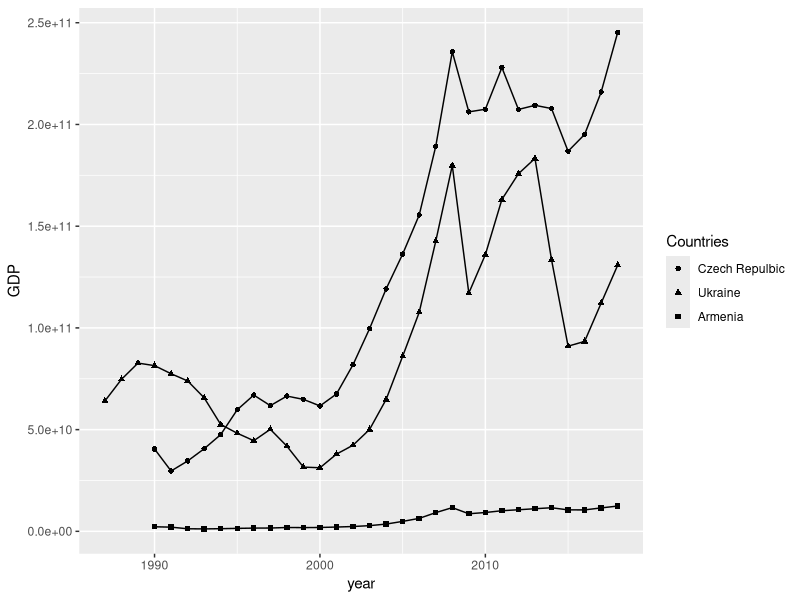
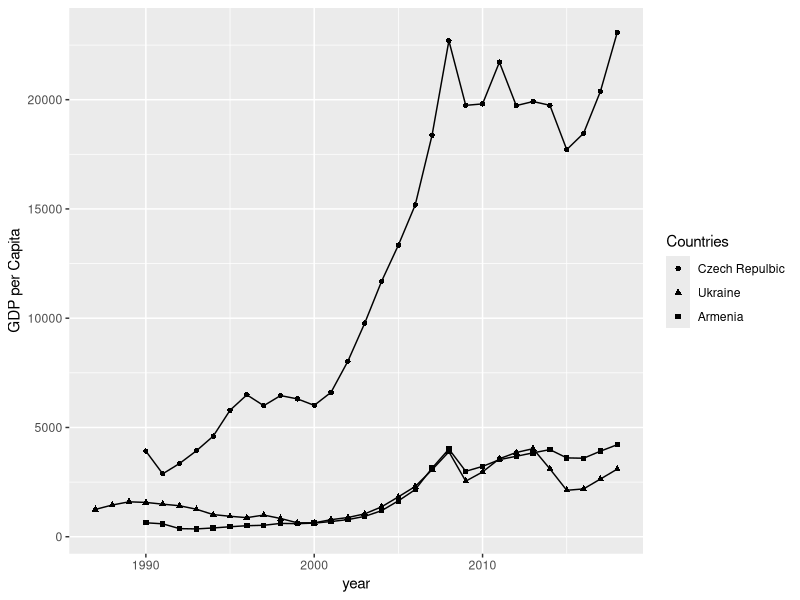
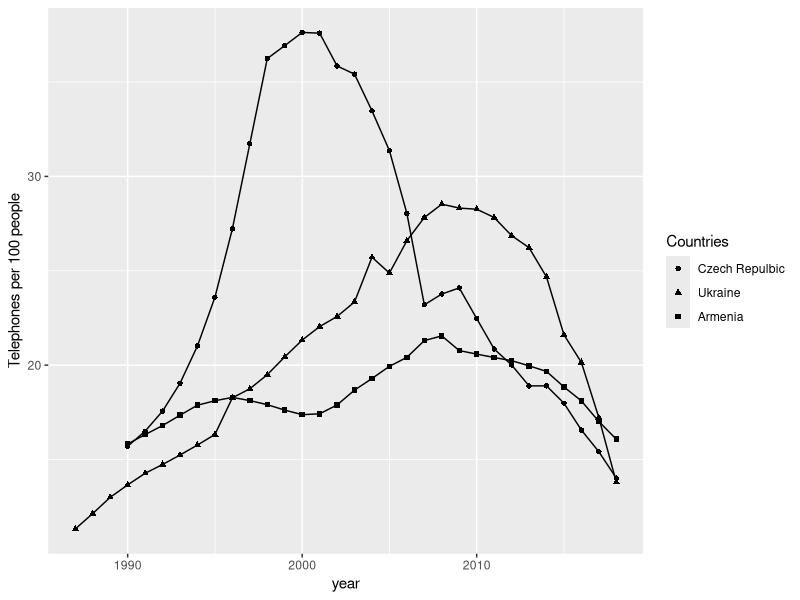
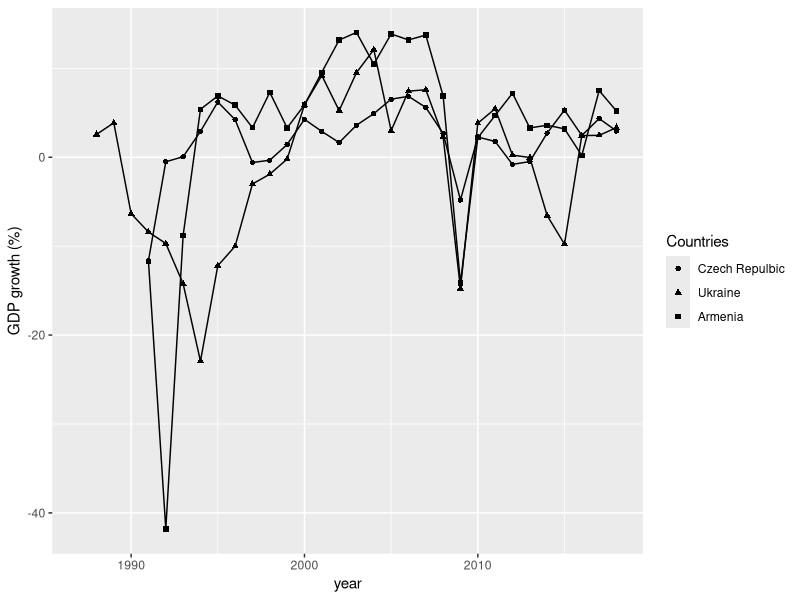
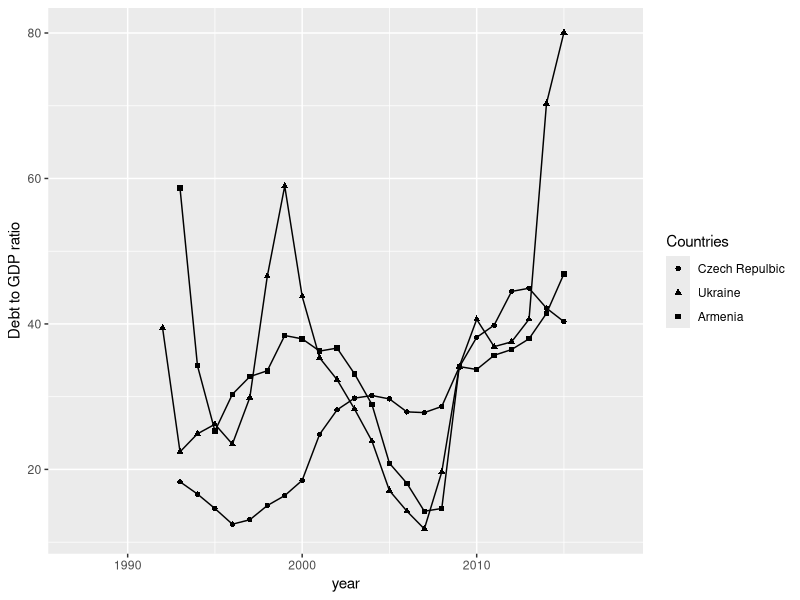
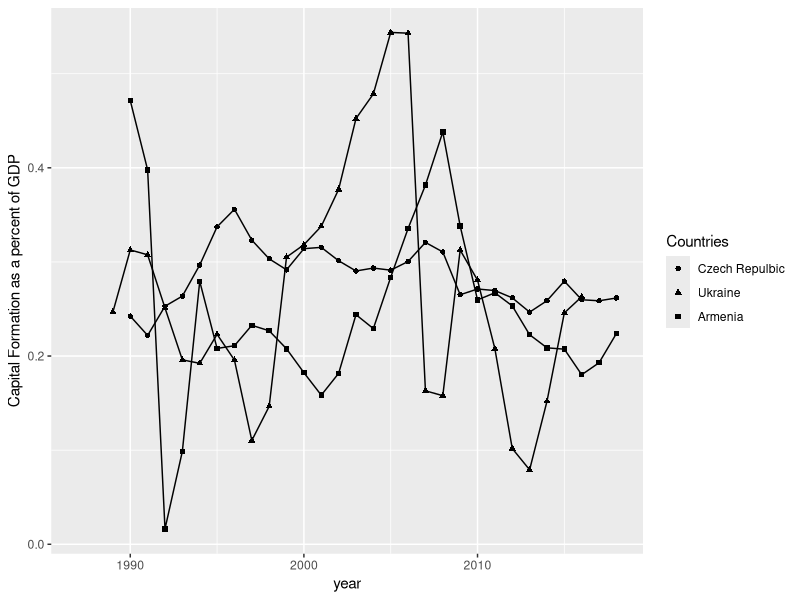
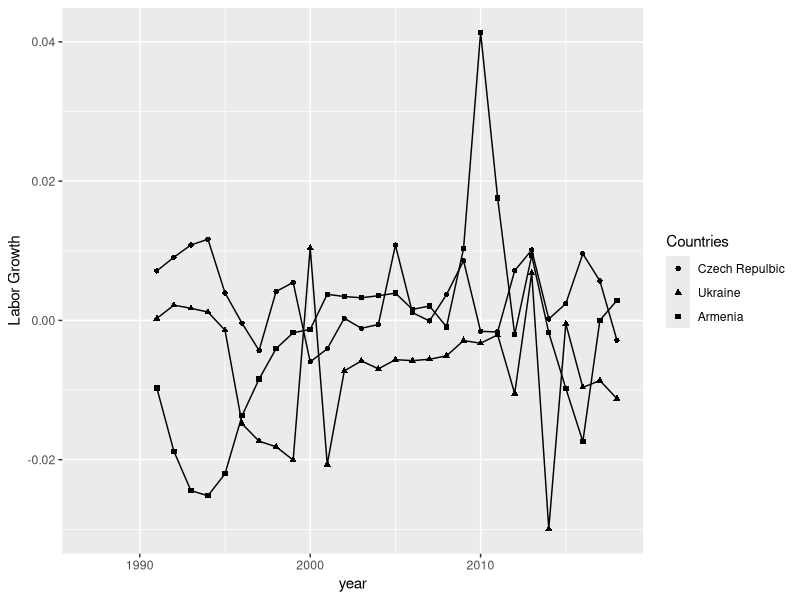

Reproduce these figures in R, in order.
library(readxl)
library(ggplot2)
library(reshape2)
czech_republic <- data.frame(read_excel("Data.xlsx",sheet=2))
ukraine <- data.frame(read_excel("Data.xlsx",sheet=3))
armenia <- data.frame(read_excel("Data.xlsx",sheet=4))

#gdp vs. year
df <- data.frame(armenia$year,czech_republic$gdp,ukraine$gdp,armenia$gdp)
names(df) <- c("year","Czech Repulbic","Ukraine","Armenia")
df_melted<-melt(df,id.vars="year")
plot<-ggplot(data=df_melted,aes(x=year,y=value,shape=variable))+
  geom_line()+
  geom_point()+
  labs(shape="Countries",y="GDP")
plot

#gdp per capita vs. year
df <- data.frame(armenia$year,czech_republic$gdp_cap,ukraine$gdp_cap,armenia$gdp_cap)
names(df) <- c("year","Czech Repulbic","Ukraine","Armenia")
df_melted<-melt(df,id.vars="year")
plot<-ggplot(data=df_melted,aes(x=year,y=value,shape=variable))+
  geom_line()+
  geom_point()+
  labs(shape="Countries",y="GDP per Capita")
plot

#telephones per 100 people vs. year
df <- data.frame(armenia$year,czech_republic$telephone,ukraine$telephone,armenia$telephone)
names(df) <- c("year","Czech Repulbic","Ukraine","Armenia")
df_melted<-melt(df,id.vars="year")
plot<-ggplot(data=df_melted,aes(x=year,y=value,shape=variable))+
  geom_line()+
  geom_point()+
  labs(shape="Countries",y="Telephones per 100 people")
plot

#gdp_growth vs. year
df <- data.frame(armenia$year,czech_republic$gdp_growth,ukraine$gdp_growth,armenia$gdp_growth)
names(df) <- c("year","Czech Repulbic","Ukraine","Armenia")
df_melted<-melt(df,id.vars="year")
plot<-ggplot(data=df_melted,aes(x=year,y=value,shape=variable))+
  geom_line()+
  geom_point()+
  labs(shape="Countries",y="GDP growth (%)")
plot

#debt_gdp vs. year
df <- data.frame(armenia$year,czech_republic$debt_gdp,ukraine$debt_gdp,armenia$debt_gdp)
names(df) <- c("year","Czech Repulbic","Ukraine","Armenia")
df_melted<-melt(df,id.vars="year")
plot<-ggplot(data=df_melted,aes(x=year,y=value,shape=variable))+
  geom_line()+
  geom_point()+
  labs(shape="Countries",y="Debt to GDP ratio")
plot

#capital formation vs. year
df <- data.frame(armenia$year,czech_republic$capital/czech_republic$gdp,ukraine$capital/ukraine$gdp,armenia$capital/armenia$gdp)
names(df) <- c("year","Czech Repulbic","Ukraine","Armenia")
df_melted<-melt(df,id.vars="year")
plot<-ggplot(data=df_melted,aes(x=year,y=value,shape=variable))+
  geom_line()+
  geom_point()+
  labs(shape="Countries",y="Capital Formation as a percent of GDP")
plot

#labor force vs. year
df <- data.frame(armenia$year,czech_republic$labor_growth,ukraine$labor_growth,armenia$labor_growth)
names(df) <- c("year","Czech Repulbic","Ukraine","Armenia")
df_melted<-melt(df,id.vars="year")
plot<-ggplot(data=df_melted,aes(x=year,y=value,shape=variable))+
  geom_line()+
  geom_point()+
  labs(shape="Countries",y="Labor Growth")
plot

basic_czech <-lm(czech_republic$gdp_growth ~ czech_republic$labor_growth + 
             (czech_republic$capital_gdp))
summary(basic_czech)
